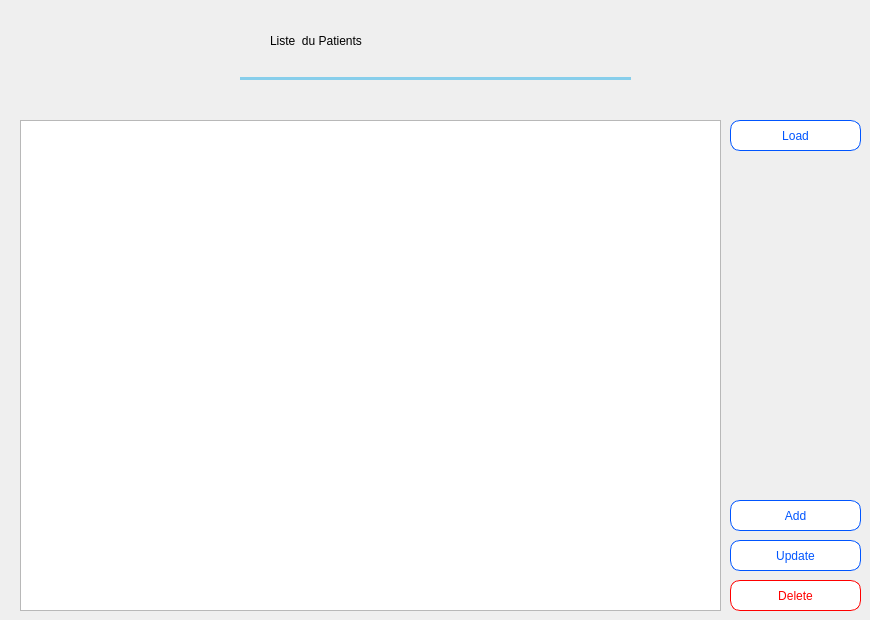
    <widget class="QWidget" name="tab_2">
     <attribute name="title">
      <string>Patients</string>
     </attribute>
     <widget class="QTableView" name="tableView_2">
      <property name="geometry">
       <rect>
        <x>20</x>
        <y>120</y>
        <width>701</width>
        <height>491</height>
       </rect>
      </property>
      <property name="styleSheet">
       <string notr="true">QTableView
{
	
	font: 12pt &quot;Segoe Script&quot;;
}</string>
      </property>
      <property name="selectionBehavior">
       <enum>QAbstractItemView::SelectRows</enum>
      </property>
      <attribute name="horizontalHeaderDefaultSectionSize">
       <number>227</number>
      </attribute>
     </widget>
     <widget class="QPushButton" name="pushButton_5">
      <property name="geometry">
       <rect>
        <x>730</x>
        <y>120</y>
        <width>131</width>
        <height>31</height>
       </rect>
      </property>
      <property name="cursor">
       <cursorShape>PointingHandCursor</cursorShape>
      </property>
      <property name="styleSheet">
       <string notr="true">QPushButton
{
	font: 16pt &quot;Snap ITC&quot;;

	background-color: rgb(255, 255, 255);
	color:rgb(0, 85, 255) ;
	border-color: rgb(0,85,255);
	border-style: solid 5px;
	border : 1px solid rgb(0,85,255);
	border-radius: 10px;
}
QPushButton:hover
{
border : 2px solid rgb(0,0,255);
color : rgb(0, 0, 255);
}</string>
      </property>
      <property name="text">
       <string>Load</string>
      </property>
      <property name="icon">
       <iconset>
        <normaloff>../build-Goroup_4-Desktop_Qt_5_9_0_MinGW_32bit-Debug/icon/rotation.png</normaloff>../build-Goroup_4-Desktop_Qt_5_9_0_MinGW_32bit-Debug/icon/rotation.png</iconset>
      </property>
      <property name="iconSize">
       <size>
        <width>35</width>
        <height>35</height>
       </size>
      </property>
     </widget>
     <widget class="QPushButton" name="pushButton_6">
      <property name="geometry">
       <rect>
        <x>730</x>
        <y>500</y>
        <width>131</width>
        <height>31</height>
       </rect>
      </property>
      <property name="cursor">
       <cursorShape>PointingHandCursor</cursorShape>
      </property>
      <property name="styleSheet">
       <string notr="true">/*QPushButton
{
	font: 16pt &quot;Snap ITC&quot;;

	background-color: rgb(255, 255, 255);
	color:rgb(0, 170, 0) ;
	border-color: rgb(0,170,0);
	border-style: solid 5px;
	border : 2px solid rgb(0,170,0);
	border-radius: 10px;
}
QPushButton:hover
{
border : 2px solid rgb(0,255,0);
color : rgb(0, 255, 0);
}*/

QPushButton
{
	font: 16pt &quot;Snap ITC&quot;;

	background-color: rgb(255, 255, 255);
	color:rgb(0, 85, 255) ;
	border-color: rgb(0,85,255);
	border-style: solid 5px;
	border : 1px solid rgb(0,85,255);
	border-radius: 10px;
}
QPushButton:hover
{
border : 2px solid rgb(0,0,255);
color : rgb(0, 0, 255);
}</string>
      </property>
      <property name="text">
       <string>Add</string>
      </property>
      <property name="icon">
       <iconset>
        <normaloff>../build-Goroup_4-Desktop_Qt_5_9_0_MinGW_32bit-Debug/icon/live_messenger_alt_3.png</normaloff>../build-Goroup_4-Desktop_Qt_5_9_0_MinGW_32bit-Debug/icon/live_messenger_alt_3.png</iconset>
      </property>
      <property name="iconSize">
       <size>
        <width>35</width>
        <height>35</height>
       </size>
      </property>
     </widget>
     <widget class="QPushButton" name="pushButton_7">
      <property name="geometry">
       <rect>
        <x>730</x>
        <y>540</y>
        <width>131</width>
        <height>31</height>
       </rect>
      </property>
      <property name="cursor">
       <cursorShape>PointingHandCursor</cursorShape>
      </property>
      <property name="styleSheet">
       <string notr="true">/*QPushButton
{
	font: 16pt &quot;Snap ITC&quot;;

	background-color: rgb(255, 255, 255);
	color:rgb(85, 0,0) ;
	border-color: rgb(85, 0, 0);
	border-style: solid 5px;
	border : 2px solid rgb(85, 0,0);
	border-radius: 10px;
}
QPushButton:hover
{
border : 2px solid rgb(170, 0, 0);
color : rgb(170, 0, 0);
}*/

QPushButton
{
	font: 16pt &quot;Snap ITC&quot;;

	background-color: rgb(255, 255, 255);
	color:rgb(0, 85, 255) ;
	border-color: rgb(0,85,255);
	border-style: solid 5px;
	border : 1px solid rgb(0,85,255);
	border-radius: 10px;
}
QPushButton:hover
{
border : 2px solid rgb(0,0,255);
color : rgb(0, 0, 255);
}</string>
      </property>
      <property name="text">
       <string>Update</string>
      </property>
     </widget>
     <widget class="QPushButton" name="pushButton_8">
      <property name="geometry">
       <rect>
        <x>730</x>
        <y>580</y>
        <width>131</width>
        <height>31</height>
       </rect>
      </property>
      <property name="cursor">
       <cursorShape>PointingHandCursor</cursorShape>
      </property>
      <property name="styleSheet">
       <string notr="true">QPushButton
{
	font: 16pt &quot;Snap ITC&quot;;

	background-color: rgb(255, 255, 255);
	color: rgb(255, 0, 0);
	border-color: rgb(255, 0, 0);
	border-style: solid 5px;
	border : 1px solid rgb(255, 0, 0);
	border-radius: 10px;
}
QPushButton:hover
{
border : 2px solid rgb(202,0,0);
color : rgb(202,0,0);
}</string>
      </property>
      <property name="text">
       <string>Delete</string>
      </property>
      <property name="icon">
       <iconset>
        <normaloff>../build-Goroup_4-Desktop_Qt_5_9_0_MinGW_32bit-Debug/icon/recycle_bin_full.png</normaloff>../build-Goroup_4-Desktop_Qt_5_9_0_MinGW_32bit-Debug/icon/recycle_bin_full.png</iconset>
      </property>
      <property name="iconSize">
       <size>
        <width>35</width>
        <height>35</height>
       </size>
      </property>
     </widget>
     <widget class="QLabel" name="label_4">
      <property name="geometry">
       <rect>
        <x>240</x>
        <y>60</y>
        <width>391</width>
        <height>20</height>
       </rect>
      </property>
      <property name="styleSheet">
       <string notr="true">QLabel
{
	/*	background-color: rgb(255, 0, 0);
	background-color: rgb(0, 170, 255);
		border-radius: 50px;*/
	border-top:none;
	border-rigth:none;
	border-left:none;	
	border-bottom:3px solid skyblue;
}</string>
      </property>
      <property name="text">
       <string/>
      </property>
     </widget>
     <widget class="QLabel" name="label_5">
      <property name="geometry">
       <rect>
        <x>270</x>
        <y>20</y>
        <width>331</width>
        <height>41</height>
       </rect>
      </property>
      <property name="styleSheet">
       <string notr="true">QLabel
{
font: 30pt &quot;Old English Text MT&quot;;
}</string>
      </property>
      <property name="text">
       <string>Liste  du Patients</string>
      </property>
     </widget>
     <widget class="QToolButton" name="toolButton_6">
      <property name="geometry">
       <rect>
        <x>120</x>
        <y>20</y>
        <width>91</width>
        <height>71</height>
       </rect>
      </property>
      <property name="styleSheet">
       <string notr="true">QToolButton
{
	/*	background-color: rgb(255, 0, 0);
	background-color: rgb(0, 170, 255);*/
		border-radius: 50px;
}</string>
      </property>
      <property name="text">
       <string/>
      </property>
      <property name="icon">
       <iconset>
        <normaloff>../icon/clients.png</normaloff>../icon/clients.png</iconset>
      </property>
      <property name="iconSize">
       <size>
        <width>1000</width>
        <height>1000</height>
       </size>
      </property>
     </widget>
    </widget>
